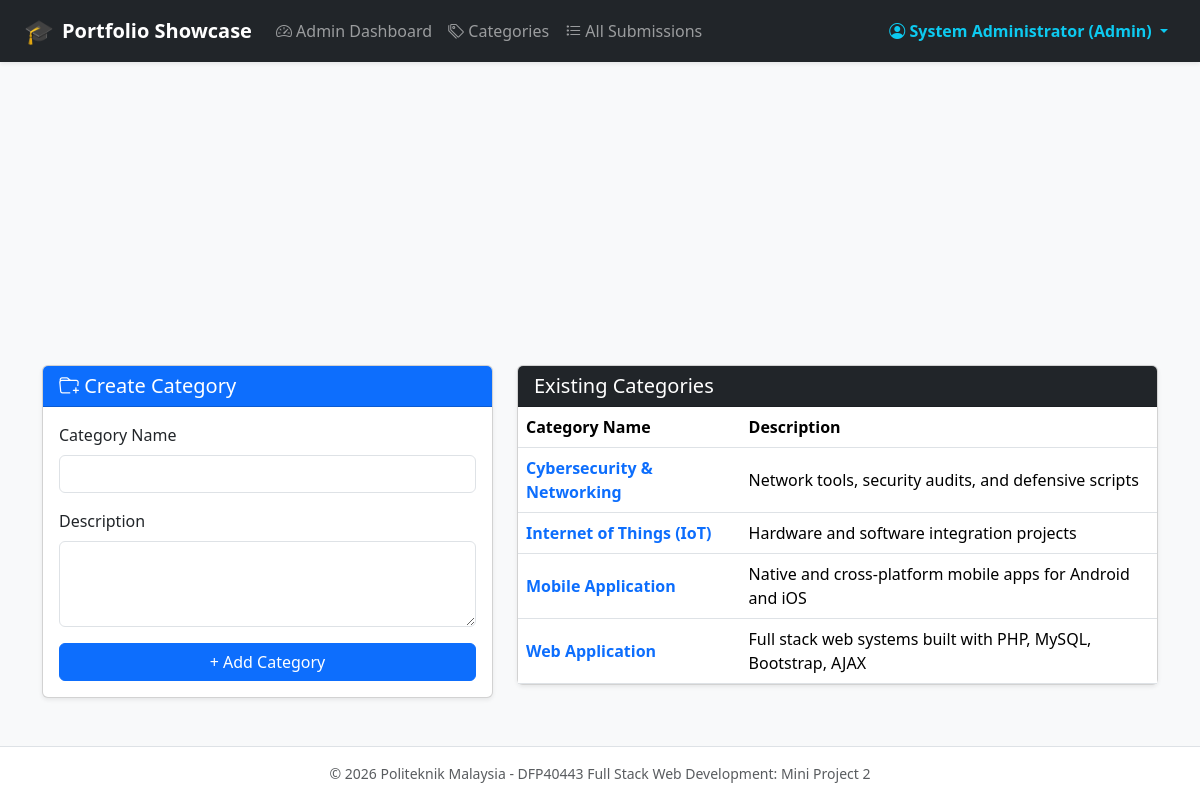
The app's page /categories.php (signed in) with its own data.
### tables this page shows
CREATE TABLE `categories` (
  `id` INT AUTO_INCREMENT PRIMARY KEY,
  `category_name` VARCHAR(100) NOT NULL,
  `description` TEXT,
  `created_at` TIMESTAMP DEFAULT CURRENT_TIMESTAMP
);

### categories.php (the view, shortened to what this page needs)
<?php
require_once __DIR__ . '/includes/db.php';
$stmt = $pdo->query("SELECT * FROM categories ORDER BY created_at DESC");
$categories = $stmt->fetchAll();
?>
<?php include 'includes/header.php'; ?>
<div class="container my-4">
    <div class="row">
        <div class="col-md-5 mb-4">
            <div class="card shadow-sm">
                <div class="card-header bg-primary text-white">
                    <h5 class="mb-0"><i class="bi bi-folder-plus"></i> Create Category</h5>
                </div>
                <div class="card-body">
                    <form action="categories.php" method="POST" id="categoryForm">
                        <div class="mb-3">
                            <label for="category_name" class="form-label">Category Name</label>
                            <input type="text" class="form-control" id="category_name" name="category_name" required>
                        </div>
                        <div class="mb-3">
                            <label for="description" class="form-label">Description</label>
                            <textarea class="form-control" id="description" name="description" rows="3"></textarea>
                        </div>
                        <button type="submit" class="btn btn-primary w-100">+ Add Category</button>
                    </form>
                </div>
            </div>
        </div>
        <div class="col-md-7">
            <div class="card shadow-sm">
                <div class="card-header bg-dark text-white">
                    <h5 class="mb-0">Existing Categories</h5>
                </div>
                <div class="card-body p-0">
                    <div class="table-responsive">
                        <table class="table table-hover mb-0 align-middle">
                            <thead>
                                <tr>
                                    <th>Category Name</th>
                                    <th>Description</th>
                                </tr>
                            </thead>
                            <tbody>
                                <?php if (count($categories) > 0): ?>
                                    <?php foreach ($categories as $cat): ?>
                                        <tr>
                                            <td class="fw-bold text-primary"><?= htmlspecialchars($cat['category_name']); ?></td>
                                            <td><?= htmlspecialchars($cat['description']); ?></td>
                                        </tr>
                                    <?php endforeach; ?>
                                <?php else: ?>
                                    <tr><td colspan="2" class="text-center py-3">No categories found.</td></tr>
                                <?php endif; ?>
                            </tbody>
                        </table>
                    </div>
                </div>
            </div>
        </div>
    </div>
</div>
<?php include 'includes/footer.php'; ?>

### includes/header.php (shortened to what this page needs)
<?php
$is_logged_in = isset($_SESSION['user_id']);
$user_role = $_SESSION['role'] ?? null;
$user_name = $_SESSION['full_name'] ?? 'Guest';
?>
<!DOCTYPE html>
<html lang="en">
<head>
    <link href="https://cdn.jsdelivr.net/npm/bootstrap@5.3.3/dist/css/bootstrap.min.css" rel="stylesheet">
    <link rel="stylesheet" href="https://cdn.jsdelivr.net/npm/bootstrap-icons@1.11.3/font/bootstrap-icons.min.css">
    <link rel="stylesheet" href="assets/css/style.css">
</head>
<body class="bg-light d-flex flex-column min-vh-100">
<nav class="navbar navbar-expand-lg navbar-dark bg-dark shadow-sm">
    <div class="container-fluid px-4">
        <a class="navbar-brand fw-bold d-flex align-items-center" href="index.php">
            <span class="fs-4 me-2">🎓</span> Portfolio Showcase
        </a>
        <div class="collapse navbar-collapse" id="navbarContent">
            <ul class="navbar-nav me-auto mb-2 mb-lg-0">
                <?php if ($is_logged_in && $user_role === 'student'): ?>
                    <li class="nav-item">
                        <a class="nav-link" href="dashboard.php"><i class="bi bi-house-door"></i> Dashboard</a>
                    </li>
                    <li class="nav-item">
                        <a class="nav-link" href="submit_project.php"><i class="bi bi-cloud-arrow-up"></i> Submit Project</a>
                    </li>
                    <li class="nav-item">
                        <a class="nav-link" href="my_portfolio.php"><i class="bi bi-folder2-open"></i> My Portfolio</a>
                    </li>
                <?php elseif ($is_logged_in && $user_role === 'admin'): ?>
                    <li class="nav-item">
                        <a class="nav-link" href="admin_dashboard.php"><i class="bi bi-speedometer2"></i> Admin Dashboard</a>
                    </li>
                    <li class="nav-item">
                        <a class="nav-link" href="categories.php"><i class="bi bi-tags"></i> Categories</a>
                    </li>
                    <li class="nav-item">
                        <a class="nav-link" href="all_submissions.php"><i class="bi bi-list-task"></i> All Submissions</a>
                    </li>
                <?php endif; ?>
            </ul>
            <ul class="navbar-nav ms-auto mb-2 mb-lg-0 align-items-center">
                <?php if ($is_logged_in): ?>
                    <li class="nav-item dropdown">
                        <a class="nav-link dropdown-toggle text-info fw-semibold" href="#" role="button" data-bs-toggle="dropdown">
                            <i class="bi bi-person-circle"></i> <?= htmlspecialchars($user_name) ?> (<?= ucfirst($user_role) ?>)
                        </a>
                    </li>
                <?php endif; ?>
            </ul>
        </div>
    </div>
</nav>
<div class="main-content flex-grow-1"></div>

### includes/footer.php (shortened to what this page needs)
<footer class="bg-white border-top py-3 text-center text-muted small mt-auto">
    <div class="container">
        © 2026 Politeknik Malaysia - DFP40443 Full Stack Web Development: Mini Project 2
    </div>
</footer>
</body>
</html>

### assets/css/style.css (style rules this page uses)
body { font-family: system-ui, -apple-system, "Segoe UI", Roboto, Helvetica, Arial, sans-serif; color: #333; }

### records on screen
categories: category_name "Cybersecurity & Networking", description "Network tools, security audits, and defensive scripts"
categories: category_name "Internet of Things (IoT)", description "Hardware and software integration projects"
categories: category_name "Mobile Application", description "Native and cross-platform mobile apps for Android and iOS"
categories: category_name "Web Application", description "Full stack web systems built with PHP, MySQL, Bootstrap, AJAX"

### other values on screen
$user_name "System Administrator"
$user_role "Admin"
